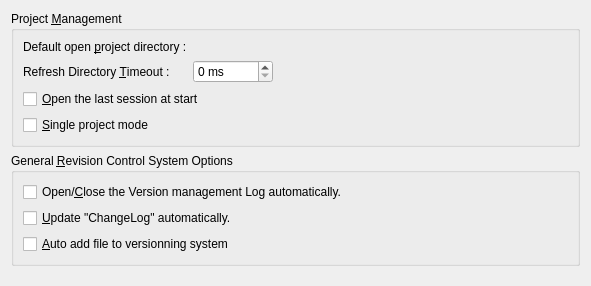
<?xml version="1.0" encoding="UTF-8"?>
<ui version="4.0">
 <class>CustomProject</class>
 <widget class="QWidget" name="CustomProject">
  <property name="geometry">
   <rect>
    <x>0</x>
    <y>0</y>
    <width>591</width>
    <height>286</height>
   </rect>
  </property>
  <property name="windowTitle">
   <string>Project</string>
  </property>
  <layout class="QVBoxLayout" name="verticalLayout">
   <item>
    <widget class="QGroupBox" name="groupBox">
     <property name="title">
      <string>Project &amp;Management</string>
     </property>
     <layout class="QFormLayout" name="formLayout_2">
      <property name="fieldGrowthPolicy">
       <enum>QFormLayout::ExpandingFieldsGrow</enum>
      </property>
      <item row="0" column="0">
       <widget class="QLabel" name="label_2">
        <property name="text">
         <string>Default open &amp;project directory :</string>
        </property>
        <property name="buddy">
         <cstring>m_projectPathLineEdit</cstring>
        </property>
       </widget>
      </item>
      <item row="0" column="1">
       <widget class="DirectoryEditWidget" name="m_projectPathLineEdit" native="true">
        <property name="focusPolicy">
         <enum>Qt::TabFocus</enum>
        </property>
        <property name="whatsThis">
         <string>&lt;p&gt;This the path where the save dialog must be opened when you create a new project.&lt;/p&gt;
&lt;p&gt;&lt;i&gt;As the author set the project path to the Application Server path, this path is now the project path. You can safely use another path, but in &lt;i&gt;New Project Wizard&lt;/i&gt;, the Application Server path would be wrong.&lt;/i&gt;&lt;/p&gt;</string>
        </property>
       </widget>
      </item>
      <item row="2" column="0">
       <widget class="QLabel" name="label_20">
        <property name="text">
         <string>Refresh Directory &amp;Timeout :</string>
        </property>
        <property name="buddy">
         <cstring>m_refreshProjectTimoutSpinBox</cstring>
        </property>
       </widget>
      </item>
      <item row="2" column="1">
       <widget class="QSpinBox" name="m_refreshProjectTimoutSpinBox">
        <property name="whatsThis">
         <string>Timeout before the directory view is reloaded with your filter.</string>
        </property>
        <property name="suffix">
         <string> ms</string>
        </property>
        <property name="minimum">
         <number>0</number>
        </property>
        <property name="maximum">
         <number>10000</number>
        </property>
        <property name="singleStep">
         <number>10</number>
        </property>
       </widget>
      </item>
      <item row="4" column="0" colspan="2">
       <widget class="QCheckBox" name="m_openLastSessionCheckBox">
        <property name="whatsThis">
         <string>Open the last opened project (&lt;i&gt;if any, it's the opened project when &lt;b&gt;XINX&lt;/b&gt; is closed&lt;/i&gt;), when &lt;b&gt;XINX&lt;/b&gt; is started.</string>
        </property>
        <property name="text">
         <string>&amp;Open the last session at start</string>
        </property>
       </widget>
      </item>
      <item row="5" column="0" colspan="2">
       <widget class="QCheckBox" name="_single_project_mode_checkbox">
        <property name="whatsThis">
         <string>In this mode &lt;b&gt;XINX&lt;/b&gt; open only one project at a time. If you open a new project, XINX automatically close the previous project. This can be used, if you don't work on multiple project or want &lt;b&gt;XINX&lt;/b&gt; work as previous version.</string>
        </property>
        <property name="text">
         <string>&amp;Single project mode</string>
        </property>
       </widget>
      </item>
     </layout>
     <zorder>m_refreshProjectTimoutSpinBox</zorder>
     <zorder>label_20</zorder>
     <zorder>m_projectPathLineEdit</zorder>
     <zorder>label_2</zorder>
     <zorder>m_openLastSessionCheckBox</zorder>
     <zorder>_single_project_mode_checkbox</zorder>
    </widget>
   </item>
   <item>
    <widget class="QGroupBox" name="groupBox_2">
     <property name="title">
      <string>General &amp;Revision Control System Options</string>
     </property>
     <layout class="QFormLayout" name="formLayout_3">
      <item row="0" column="0">
       <widget class="QCheckBox" name="m_closeLogCheckBox">
        <property name="whatsThis">
         <string>&lt;p&gt;When an action with the revision control system is made, a log window is open and show information about the progress.&lt;/p&gt;
&lt;p&gt;If checked, the log windows is automaticallyclosed when action (like update, commit ...) finished.&lt;/p&gt;</string>
        </property>
        <property name="text">
         <string>Open/&amp;Close the Version management Log automatically.</string>
        </property>
       </widget>
      </item>
      <item row="1" column="0">
       <widget class="QCheckBox" name="m_changeLogCheckBox">
        <property name="whatsThis">
         <string>&lt;p&gt;When checked, a &lt;i&gt;ChangeLog&lt;/i&gt; file is created/appended at each commit with date, hour, and the commit messages.&lt;/p&gt;</string>
        </property>
        <property name="text">
         <string>&amp;Update &quot;ChangeLog&quot; automatically.</string>
        </property>
       </widget>
      </item>
      <item row="2" column="0" colspan="2">
       <widget class="QCheckBox" name="m_autoAddFileChk">
        <property name="text">
         <string>&amp;Auto add file to versionning system</string>
        </property>
       </widget>
      </item>
     </layout>
    </widget>
   </item>
   <item>
    <spacer name="verticalSpacer_2">
     <property name="orientation">
      <enum>Qt::Vertical</enum>
     </property>
     <property name="sizeHint" stdset="0">
      <size>
       <width>20</width>
       <height>37</height>
      </size>
     </property>
    </spacer>
   </item>
  </layout>
 </widget>
 <customwidgets>
  <customwidget>
   <class>DirectoryEditWidget</class>
   <extends>QWidget</extends>
   <header>directoryeditwidget.h</header>
   <container>1</container>
  </customwidget>
 </customwidgets>
 <resources/>
 <connections/>
</ui>
